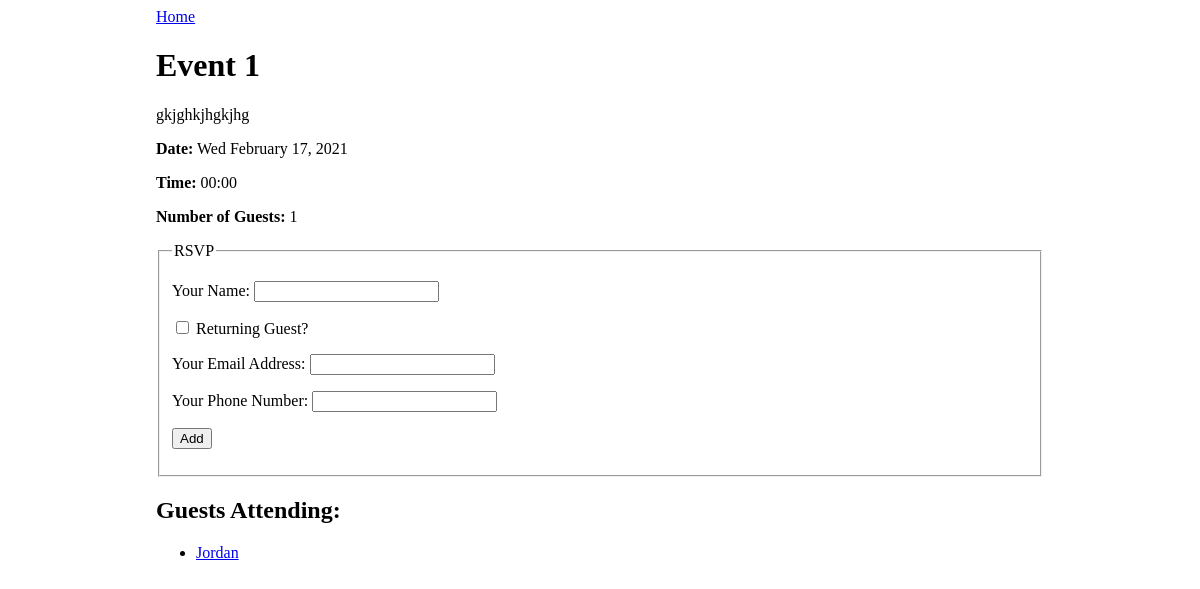
Before: /event/1 with the older database file.
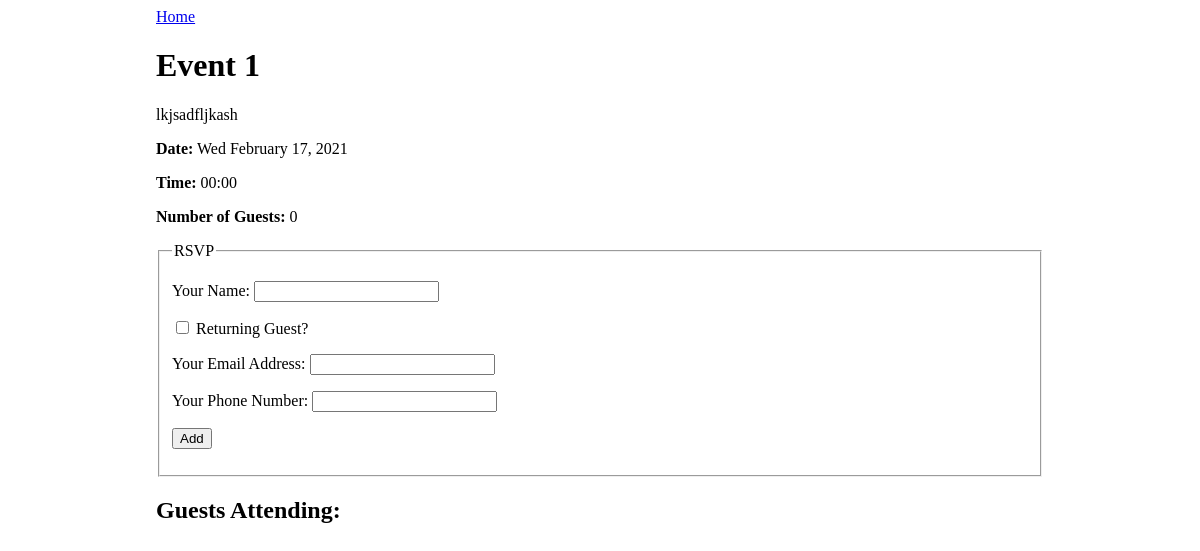
After: the same page with the newer database file.
### events_app/models.py (models this page shows)
class Event(db.Model):
    id = db.Column(db.Integer, primary_key=True)
    title = db.Column(db.String(80), nullable=False)
    description = db.Column(db.String(160), nullable=False)
    date_and_time = db.Column(db.Date, nullable=False)
    guests = db.relationship('Guest', secondary='guest_event', back_populates='events_attending')

class Guest(db.Model):
    id = db.Column(db.Integer, primary_key=True)
    name = db.Column(db.String(80), nullable=False)
    email = db.Column(db.String(80), nullable=False)
    phone = db.Column(db.String(80), nullable=False)
    events_attending = db.relationship('Event', secondary='guest_event', back_populates='guests')

### events_app/routes.py (the view)
@main.route('/event/<event_id>', methods=['GET'])
def event_detail(event_id):
    event = Event.query.filter_by(id=event_id).one()
    event_guests = event.guests
    context = {
        'event': event,
        'event_guests': event_guests
    }
    return render_template('event_detail.html', **context)

### events_app/templates/event_detail.html
{% extends 'base.html' %}
{% block content %}
<a href="/">Home</a>
<h1>{{ event.title }}</h1>
<p>{{ event.description }}</p>
<p><strong>Date:</strong> {{ event.date_and_time.strftime('%a %B %d, %Y') }}</p>
<p><strong>Time:</strong> {{ event.date_and_time.strftime('%H:%M') }}</p>
<p><strong>Number of Guests:</strong> {{ event.guests|length }}</p>
<form method="POST">
    <fieldset>
        <legend>RSVP</legend>
        <p>
            <label>
                Your Name:
                <input type="text" name="guest_name">
            </label>
        </p>
        <p>
            <label>
                <input type="checkbox" name="returning" onchange="returningGuestChanged(this.checked)">
                Returning Guest?
            </label>
        </p>
        <div id="new-guest-info">
            <p>
                <label>
                    Your Email Address:
                    <input type="email" name="email">
                </label>
            </p>
            <p>
                <label>
                    Your Phone Number:
                    <input type="phone" name="phone">
                </label>
            </p>
        </div>
        <p>
            <input type="submit" name="submit" value="Add">
        </p>
    </fieldset>
</form>
<h2>Guests Attending:</h2>
<ul>
    {% for guest in event_guests %}
    <li><a href="/guest/{{ guest.id }}">{{ guest.name }}</a></li>
    {% endfor %}
</ul>
{% endblock %}

### events_app/templates/base.html (shortened to what this page needs)
<!DOCTYPE html>
<html>
    <head>
        <link rel="stylesheet" href="/static/style.css">
    </head>
    <body>
        <div id="content">
            {% block content %}{% endblock %}
        </div>
    </body>
</html>

### events_app/static/style.css (style rules this page uses)
body { display: flex; justify-content: center; }
#content { width: 75%; }

Changed rows visible on the page:
removed Guest: name "Jordan"
changed Event "Event 1": description "gkjghkjhgkjhg" → "lkjsadfljkash"
Other visible differences:
{{ event.guests|length }}: "1" → "0"
